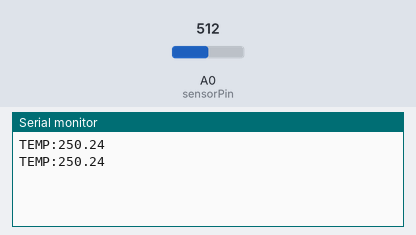
This sketch was run on a simulated Arduino Uno, built with avr-gcc and run on an emulated ATmega328P. Shown: the last lines printed to the serial monitor. Inputs (shaded band) come from the test bench; at power-on: A0 (sensorPin) = 512.

Above: at 1.8 s.
1.9 s: A0 (sensorPin) set to 716
At 2.8 s:
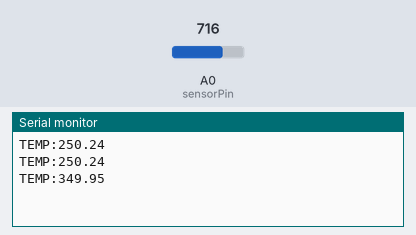
3.4 s: A0 (sensorPin) set to 900
At 4.6 s:
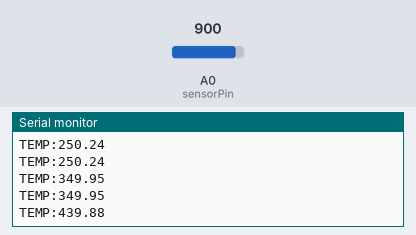
Timing chart, 0 to 6.4 s (numbered marks = the images above; inputs shaded):
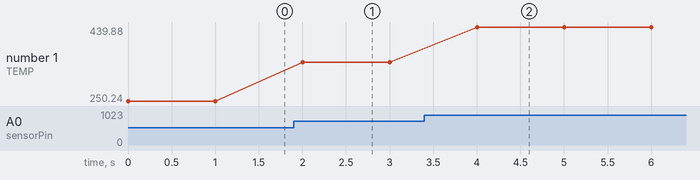

The sketch:

temperatura_serial.ino
```cpp
const int sensorPin = A0;

void setup() {
  Serial.begin(9600);
}

void loop() {
  int leitura = analogRead(sensorPin);
  float tensao = leitura * (5.0 / 1023.0);
  float temperaturaC = tensao * 100.0;

  Serial.print("TEMP:");
  Serial.println(temperaturaC, 2);

  delay(1000);
}
```

Measured:
- after the input at 1.9 s, the serial monitor: prints a new line after 0.10 s (image 1)
- after the input at 3.4 s, the serial monitor: prints a new line after 0.60 s (image 2)
- plotted number 1: 250.24 → 349.95 after the input at 1.9 s, 349.95 → 439.88 after the input at 3.4 s
